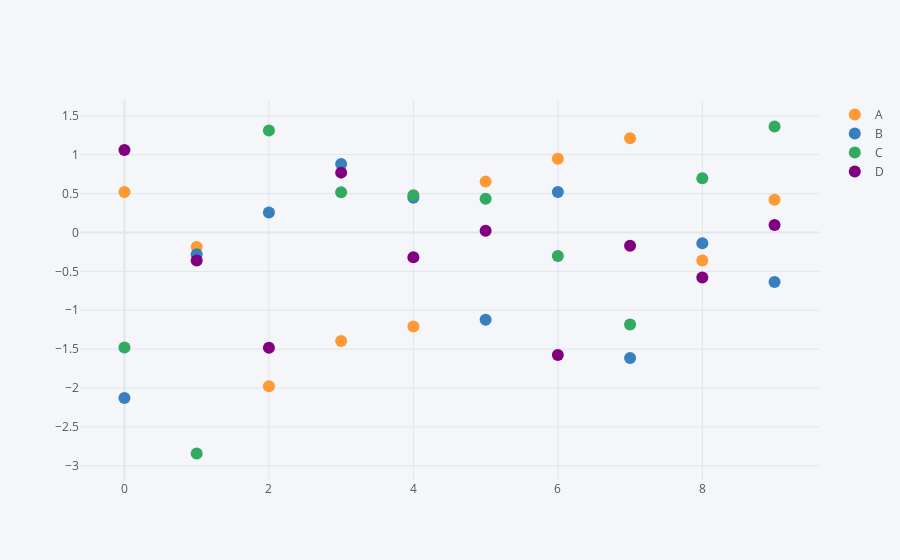

This figure's notebook cell:
### Code cell
df.iplot(kind='scatter', mode='markers')

### Figure 1 — Plotly figure (JSON) as saved in the notebook; plotly's stock layout.template omitted (floating-point values rounded to 4 significant figures)
{"data": [{"line": {"color": "rgba(255, 153, 51, 1.0)", "dash": "solid", "shape": "linear", "width": 1.3}, "marker": {"size": 12, "symbol": "circle"}, "mode": "markers", "name": "A", "text": "", "type": "scatter", "x": [0, 1, 2, 3, 4, 5, 6, 7, 8, 9], "y": [0.5189, -0.1853, -1.978, -1.395, -1.209, 0.6538, 0.9478, 1.211, -0.3609, 0.4193]}, {"line": {"color": "rgba(55, 128, 191, 1.0)", "dash": "solid", "shape": "linear", "width": 1.3}, "marker": {"size": 12, "symbol": "circle"}, "mode": "markers", "name": "B", "text": "", "type": "scatter", "x": [0, 1, 2, 3, 4, 5, 6, 7, 8, 9], "y": [-2.128, -0.2809, 0.2578, 0.8798, 0.4467, -1.124, 0.5195, -1.613, -0.1392, -0.6364]}, {"line": {"color": "rgba(50, 171, 96, 1.0)", "dash": "solid", "shape": "linear", "width": 1.3}, "marker": {"size": 12, "symbol": "circle"}, "mode": "markers", "name": "C", "text": "", "type": "scatter", "x": [0, 1, 2, 3, 4, 5, 6, 7, 8, 9], "y": [-1.48, -2.842, 1.31, 0.5169, 0.48, 0.4333, -0.3027, -1.183, 0.6964, 1.363]}, {"line": {"color": "rgba(128, 0, 128, 1.0)", "dash": "solid", "shape": "linear", "width": 1.3}, "marker": {"size": 12, "symbol": "circle"}, "mode": "markers", "name": "D", "text": "", "type": "scatter", "x": [0, 1, 2, 3, 4, 5, 6, 7, 8, 9], "y": [1.06, -0.3617, -1.482, 0.7695, -0.3188, 0.02236, -1.576, -0.1704, -0.579, 0.09486]}], "layout": {"legend": {"bgcolor": "#F5F6F9", "font": {"color": "#4D5663"}}, "paper_bgcolor": "#F5F6F9", "plot_bgcolor": "#F5F6F9", "title": {"font": {"color": "#4D5663"}}, "xaxis": {"gridcolor": "#E1E5ED", "showgrid": true, "tickfont": {"color": "#4D5663"}, "title": {"font": {"color": "#4D5663"}, "text": ""}, "zerolinecolor": "#E1E5ED"}, "yaxis": {"gridcolor": "#E1E5ED", "showgrid": true, "tickfont": {"color": "#4D5663"}, "title": {"font": {"color": "#4D5663"}, "text": ""}, "zerolinecolor": "#E1E5ED"}}}
